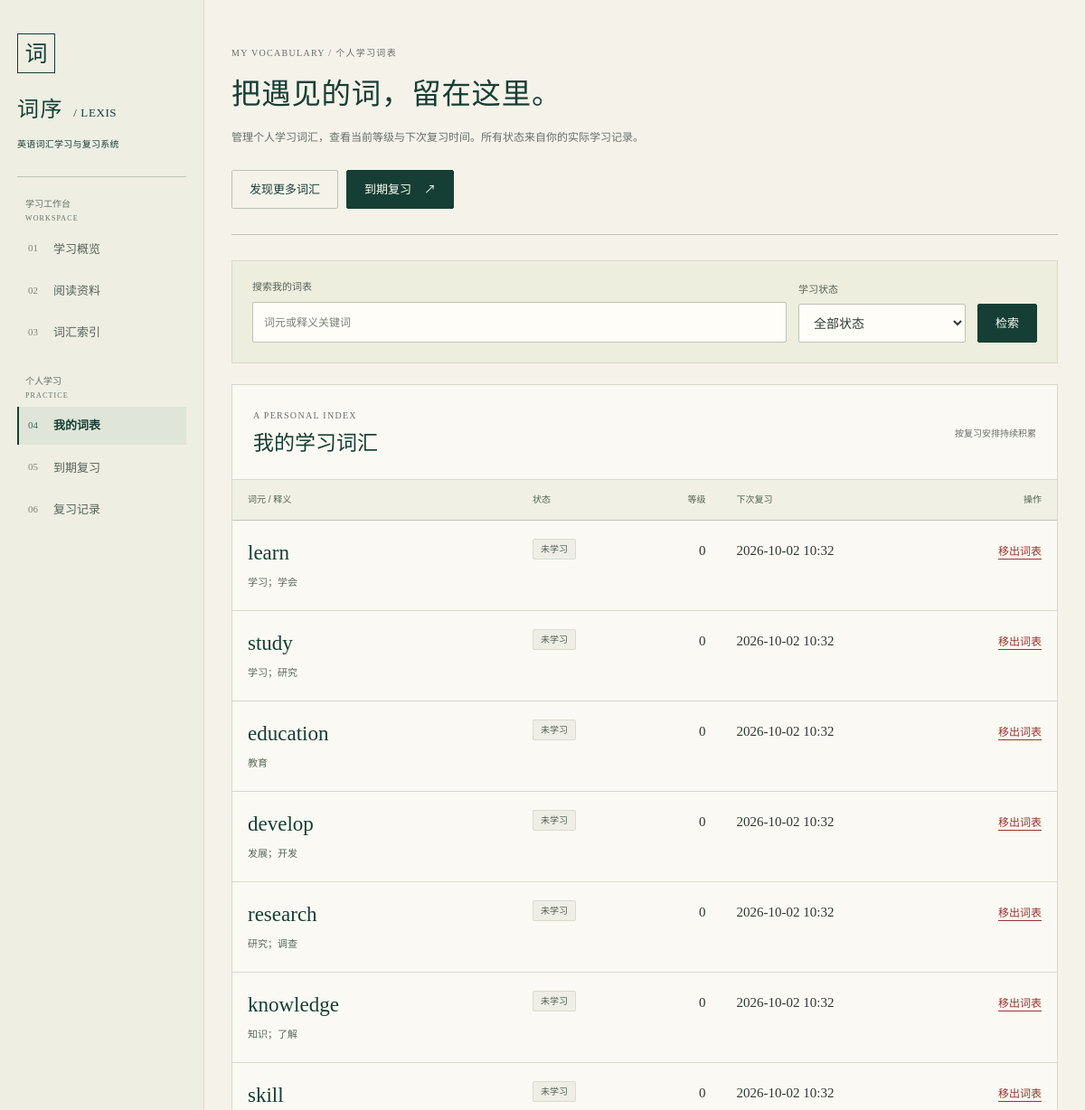
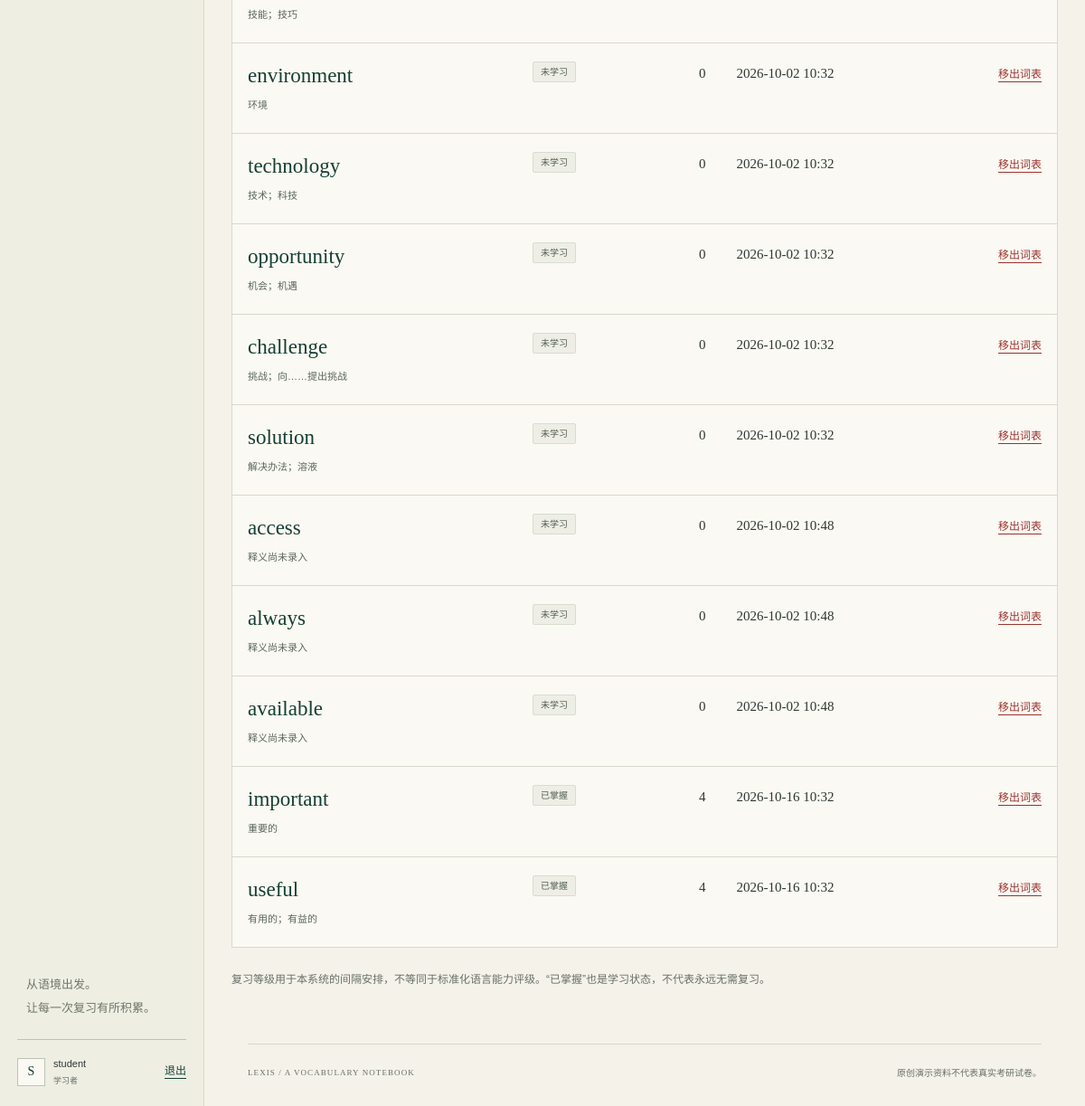
The app's page /study/ (signed in) with its own data (2 pictures, top to bottom).
### core/models.py (models this page shows, shortened)
class User(AbstractUser):
    class Role(models.TextChoices):
        ADMIN = "admin", "管理员"
        STUDENT = "student", "学生"
    role = models.CharField("角色", max_length=10, choices=Role.choices, default=Role.STUDENT)
    display_name = models.CharField("显示名称", max_length=80, blank=True)
    created_at = models.DateTimeField("创建时间", auto_now_add=True)
    updated_at = models.DateTimeField("更新时间", auto_now=True)
    class Meta:
        verbose_name = "用户"
        verbose_name_plural = "用户"
        ordering = ["username", "pk"]

class StudyItem(models.Model):
    class Status(models.TextChoices):
        NEW = "new", "未学习"
        LEARNING = "learning", "学习中"
        MASTERED = "mastered", "已掌握"
    user = models.ForeignKey(settings.AUTH_USER_MODEL, verbose_name="学习者", on_delete=models.CASCADE, related_name="study_items")
    word = models.ForeignKey(Word, verbose_name="单词", on_delete=models.PROTECT, related_name="study_items")
    source_paper = models.ForeignKey(Paper, verbose_name="来源试卷", on_delete=models.SET_NULL, related_name="study_items", null=True, blank=True)
    status = models.CharField("学习状态", max_length=12, choices=Status.choices, default=Status.NEW)
    level = models.PositiveSmallIntegerField("记忆等级", default=0, validators=[MaxValueValidator(5)])
    next_review_at = models.DateTimeField("下次复习时间", default=timezone.now)
    added_at = models.DateTimeField("加入时间", auto_now_add=True)
    updated_at = models.DateTimeField("更新时间", auto_now=True)
    class Meta:
        verbose_name = "个人生词"
        verbose_name_plural = "个人生词"
        ordering = ["next_review_at", "word__lemma", "pk"]
        constraints = [
            models.UniqueConstraint(fields=["user", "word"], name="unique_user_study_word"),
            models.CheckConstraint(condition=models.Q(level__gte=0, level__lte=5), name="study_level_between_0_5"),
        ]
        indexes = [models.Index(fields=["user", "next_review_at"], name="study_due_idx")]

class Word(models.Model):
    lemma = models.CharField("基本词形", max_length=100, unique=True, validators=[english_word_validator])
    meaning = models.TextField("中文释义", blank=True)
    pos = models.CharField("词性", max_length=80, blank=True)
    root = models.CharField("词根或同源基础词", max_length=100, blank=True)
    notes = models.TextField("学习说明", blank=True)
    source = models.CharField("词典来源", max_length=255, blank=True)
    created_at = models.DateTimeField("创建时间", auto_now_add=True)
    updated_at = models.DateTimeField("更新时间", auto_now=True)
    class Meta:
        verbose_name = "单词"
        verbose_name_plural = "单词"
        ordering = ["lemma", "pk"]

### core/views.py (the view)
# urls.py: path("study/", views.study_list, name="study_list"),
@login_required
def study_list(request):
    q, status = request.GET.get("q", "").strip()[:100], request.GET.get("status", "")
    items = StudyItem.objects.filter(user=request.user).select_related("word", "source_paper").order_by("next_review_at", "word__lemma")
    if q:
        items = items.filter(Q(word__lemma__icontains=q) | Q(word__meaning__icontains=q))
    if status in ("new", "learning", "mastered"):
        items = items.filter(status=status)
    return render(request, "learning/list.html", {"items": items, "q": q, "status": status})

### core/context_processors.py (called while the page is built)
def site_context(request):
    label = "WordNet 词形归一" if settings.ANALYSIS_ENGINE == "wordnet" else "基础规则词形归一（非完整 NLP）"
    return {"is_admin": is_admin(request.user), "analysis_engine_label": label}

### core/services.py (called while the page is built)
def is_admin(user):
    return bool(
        user and getattr(user, "is_authenticated", False)
        and getattr(user, "is_active", False)
        and (getattr(user, "is_superuser", False) or getattr(user, "role", None) == User.Role.ADMIN)
    )

### templates/learning/list.html (shortened to what this page needs)
{% extends 'base.html' %}
{% block eyebrow %}MY VOCABULARY / 个人学习词表{% endblock %}
{% block page_title %}把遇见的词，留在这里。{% endblock %}
{% block page_description %}管理个人学习词汇，查看当前等级与下次复习时间。所有状态来自你的实际学习记录。{% endblock %}
{% block page_actions %}<a class="button button-outline" href="{% url 'word_list' %}">发现更多词汇</a><a class="button button-primary" href="{% url 'review_list' %}">到期复习 <span aria-hidden="true">↗</span></a>{% endblock %}
{% block content %}
<form class="filter-bar" method="get" action="{% url 'study_list' %}" role="search"><div class="filter-field filter-grow"><label for="study-q">搜索我的词表</label><input type="search" id="study-q" name="q" value="{{ q|default:'' }}" placeholder="词元或释义关键词"></div><div class="filter-field"><label for="study-status">学习状态</label><select id="study-status" name="status"><option value="">全部状态</option></select></div><button class="button button-primary" type="submit">检索</button></form>
<section class="panel table-panel" aria-labelledby="study-title"><div class="section-heading"><div><p class="eyebrow">A PERSONAL INDEX</p><h2 id="study-title">我的学习词汇</h2></div><p class="section-aside">按复习安排持续积累</p></div><div class="table-scroll" role="region" aria-label="个人学习词表" tabindex="0"><table><thead><tr><th scope="col">词元 / 释义</th><th scope="col">状态</th><th scope="col" class="align-right">等级</th><th scope="col">下次复习</th><th scope="col" class="align-right">操作</th></tr></thead><tbody>{% for item in items %}<tr><td class="word-cell"><a class="word-link" lang="en" href="{% url 'word_detail' item.word.pk %}">{{ item.word.lemma }}</a><p class="word-meaning">{{ item.word.meaning|default:'释义尚未录入' }}</p></td><td><span class="badge">{{ item.get_status_display }}</span></td><td class="numeric align-right">{{ item.level }}</td><td class="numeric">{{ item.next_review_at|date:'Y-m-d H:i'|default:'尚未安排' }}</td><td class="align-right"><form method="post" action="{% url 'study_remove' item.pk %}" data-confirm="确定将这个词移出你的个人学习词表吗？此操作不删除公共词库中的词汇。"><button class="text-button text-danger" type="submit">移出词表</button></form></td></tr>{% endfor %}</tbody></table></div></section>
<aside class="small-print">复习等级用于本系统的间隔安排，不等同于标准化语言能力评级。“已掌握”也是学习状态，不代表永远无需复习。</aside>
{% endblock %}

### templates/base.html (shortened to what this page needs)
{% load static %}
<!DOCTYPE html>
<html lang="zh-CN">
<head>
  <link rel="stylesheet" href="{% static 'site.css' %}">
</head>
<body class="{% if user.is_authenticated %}is-signed-in{% else %}is-auth{% endif %}">
  {% if user.is_authenticated %}
  <aside class="sidebar" id="site-navigation" aria-label="主导航">
    <a class="brand" href="{% url 'dashboard' %}" aria-label="词序，返回学习概览">
      <span class="brand-mark" aria-hidden="true">词</span>
      <span class="brand-name">词序 <span lang="en">/ LEXIS</span></span>
      <span class="brand-caption">英语词汇学习与复习系统</span>
    </a>
    <div class="sidebar-rule"></div>
    {% with current=request.resolver_match.url_name %}
    <nav>
      <p class="nav-group-label">学习工作台 <span lang="en">WORKSPACE</span></p>
      <a class="nav-link {% if current == 'dashboard' %}is-active{% endif %}" href="{% url 'dashboard' %}" {% if current == 'dashboard' %}aria-current="page"{% endif %}><span class="nav-index" aria-hidden="true">01</span>学习概览</a>
      <a class="nav-link " href="{% url 'paper_list' %}" ><span class="nav-index" aria-hidden="true">02</span>阅读资料</a>
      <a class="nav-link " href="{% url 'word_list' %}" ><span class="nav-index" aria-hidden="true">03</span>词汇索引</a>
      <p class="nav-group-label nav-group-spaced">个人学习 <span lang="en">PRACTICE</span></p>
      <a class="nav-link {% if current == 'study_list' %}is-active{% endif %}" href="{% url 'study_list' %}" {% if current == 'study_list' %}aria-current="page"{% endif %}><span class="nav-index" aria-hidden="true">04</span>我的词表</a>
      <a class="nav-link {% if current == 'review_list' %}is-active{% endif %}" href="{% url 'review_list' %}" {% if current == 'review_list' %}aria-current="page"{% endif %}><span class="nav-index" aria-hidden="true">05</span>到期复习</a>
      <a class="nav-link " href="{% url 'review_history' %}" ><span class="nav-index" aria-hidden="true">06</span>复习记录</a>
    </nav>
    {% endwith %}
    <div class="sidebar-bottom">
      <p class="sidebar-note">从语境出发。<br>让每一次复习有所积累。</p>
      <div class="account-block">
        <span class="account-avatar" aria-hidden="true">{{ user.username|first|upper }}</span>
        <div class="account-copy"><strong>{{ user.username }}</strong><span>{% if is_admin %}资料管理员{% else %}学习者{% endif %}</span></div>
        <form method="post" action="{% url 'logout' %}">{% csrf_token %}<button class="text-button" type="submit">退出</button></form>
      </div>
    </div>
  </aside>
  {% else %}
  <header class="guest-masthead"><a class="guest-brand" href="{% url 'login' %}">词序 <span lang="en">/ LEXIS</span></a><span>英语词汇学习与复习系统</span></header>
  {% endif %}
  <div class="main-shell">
    <main id="main-content" tabindex="-1">
      {% block page_header %}
      <header class="page-header">
        <div class="page-heading">
          <p class="eyebrow">{% block eyebrow %}LEXIS · 学习工作台{% endblock %}</p>
          <h1>{% block page_title %}学习概览{% endblock %}</h1>
          <p class="page-description">{% block page_description %}在真实语境中认识词汇，在持续复习中建立记忆。{% endblock %}</p>
        </div>
        <div class="page-actions">{% block page_actions %}{% endblock %}</div>
      </header>
      {% endblock %}
      {% block content %}{% endblock %}
    </main>
    <footer class="site-footer">
      <span class="footer-brand" lang="en">LEXIS / A VOCABULARY NOTEBOOK</span>
      <span>原创演示资料不代表真实考研试卷。</span>
    </footer>
  </div>
</body>
</html>

### records on screen
User: username|first "S", username "student"
StudyItem: word.lemma "learn", word.meaning "学习；学会", status "未学习", level "0", next_review_at "2026-10-02 10:32"
StudyItem: word.lemma "study", word.meaning "学习；研究", status "未学习", level "0", next_review_at "2026-10-02 10:32"
StudyItem: word.lemma "education", word.meaning "教育", status "未学习", level "0", next_review_at "2026-10-02 10:32"
StudyItem: word.lemma "develop", word.meaning "发展；开发", status "未学习", level "0", next_review_at "2026-10-02 10:32"
StudyItem: word.lemma "research", word.meaning "研究；调查", status "未学习", level "0", next_review_at "2026-10-02 10:32"
StudyItem: word.lemma "knowledge", word.meaning "知识；了解", status "未学习", level "0", next_review_at "2026-10-02 10:32"
StudyItem: word.lemma "skill", word.meaning "技能；技巧", status "未学习", level "0", next_review_at "2026-10-02 10:32"
StudyItem: word.lemma "environment", word.meaning "环境", status "未学习", level "0", next_review_at "2026-10-02 10:32"
StudyItem: word.lemma "technology", word.meaning "技术；科技", status "未学习", level "0", next_review_at "2026-10-02 10:32"
StudyItem: word.lemma "opportunity", word.meaning "机会；机遇", status "未学习", level "0", next_review_at "2026-10-02 10:32"
StudyItem: word.lemma "challenge", word.meaning "挑战；向……提出挑战", status "未学习", level "0", next_review_at "2026-10-02 10:32"
StudyItem: word.lemma "solution", word.meaning "解决办法；溶液", status "未学习", level "0", next_review_at "2026-10-02 10:32"
StudyItem: word.lemma "access", word.meaning "释义尚未录入", status "未学习", level "0", next_review_at "2026-10-02 10:48"
StudyItem: word.lemma "always", word.meaning "释义尚未录入", status "未学习", level "0", next_review_at "2026-10-02 10:48"
StudyItem: word.lemma "available", word.meaning "释义尚未录入", status "未学习", level "0", next_review_at "2026-10-02 10:48"
StudyItem: word.lemma "important", word.meaning "重要的", status "已掌握", level "4", next_review_at "2026-10-16 10:32"
StudyItem: word.lemma "useful", word.meaning "有用的；有益的", status "已掌握", level "4", next_review_at "2026-10-16 10:32"
